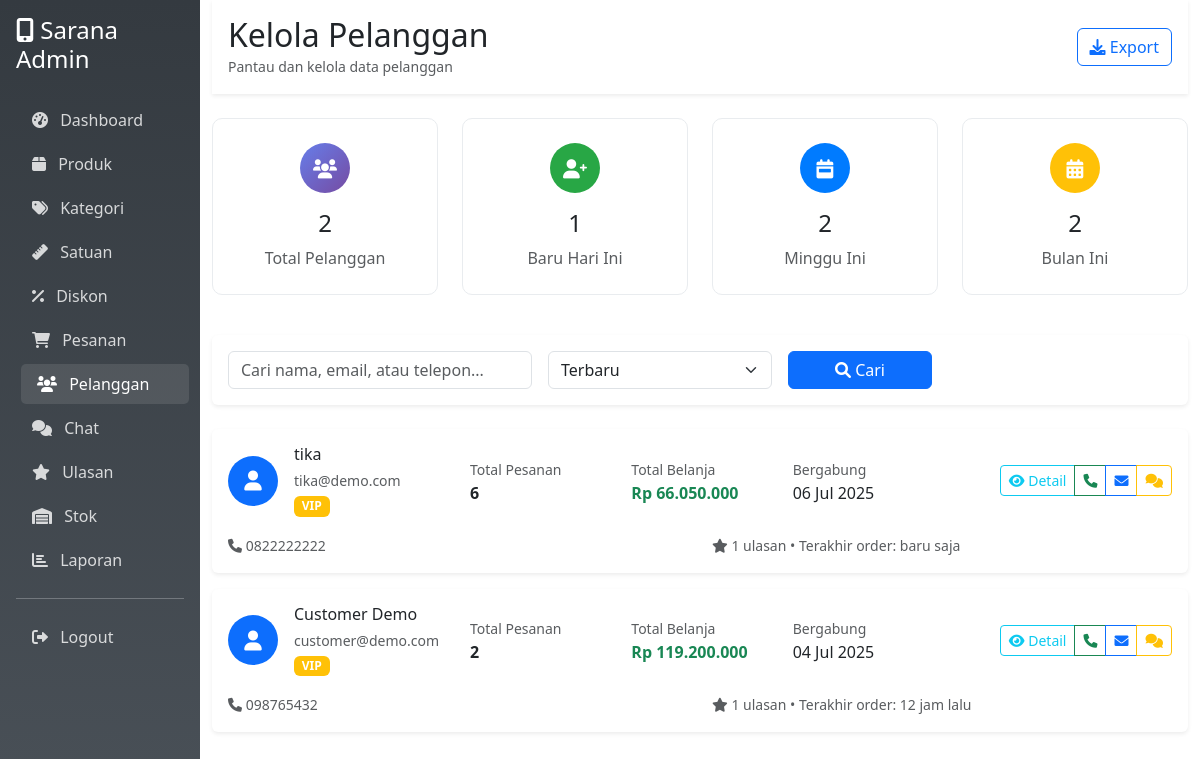
The page /admin/customers.php (signed in) on the database its author committed.
### tables this page shows
CREATE TABLE `users` (
  `id` int NOT NULL,
  `name` varchar(100) NOT NULL,
  `email` varchar(100) NOT NULL,
  `password` varchar(255) NOT NULL,
  `phone` varchar(20) DEFAULT NULL,
  `address` text,
  `birth_date` date DEFAULT NULL,
  `gender` enum('male','female') DEFAULT NULL,
  `last_login` timestamp NULL DEFAULT NULL,
  `role` enum('admin','customer') DEFAULT 'customer',
  `created_at` timestamp NULL DEFAULT CURRENT_TIMESTAMP
);

### config.php (called while the page is built, shortened)
<?php
function formatRupiah($amount) {
    return 'Rp ' . number_format($amount, 0, ',', '.');
}
function timeAgo($datetime) {
    $time = time() - strtotime($datetime);
    if ($time < 60) return 'baru saja';
    if ($time < 86400) return floor($time/3600) . ' jam lalu';
    return date('d M Y', strtotime($datetime));
}
?>

### admin/customers.php (the view, shortened to what this page needs)
<?php
require_once '../config.php';
$conn = getConnection();
$search = isset($_GET['search']) ? $_GET['search'] : '';
$sort = isset($_GET['sort']) ? $_GET['sort'] : 'newest';
$customers_query = "
    SELECT u.*,
           COUNT(DISTINCT o.id) as total_orders,
           COALESCE(SUM(CASE WHEN o.status != 'cancelled' THEN o.total_amount END), 0) as total_spent,
           COUNT(DISTINCT CASE WHEN o.status = 'delivered' THEN o.id END) as completed_orders,
           MAX(o.order_date) as last_order_date,
           COUNT(DISTINCT r.id) as total_reviews
    FROM users u
    LEFT JOIN orders o ON u.id = o.user_id
    LEFT JOIN reviews r ON u.id = r.user_id
    WHERE u.role = 'customer'
";
$customers_query .= " GROUP BY u.id, u.name, u.email, u.phone, u.address, u.created_at";
switch ($sort) {
    default:
        $customers_query .= " ORDER BY u.created_at DESC";
        break;
}
$customers_result = mysqli_query($conn, $customers_query);
$stats_query = "
    SELECT
        COUNT(*) as total_customers,
        COUNT(CASE WHEN DATE(created_at) = CURDATE() THEN 1 END) as new_today,
        COUNT(CASE WHEN DATE(created_at) >= DATE_SUB(CURDATE(), INTERVAL 7 DAY) THEN 1 END) as new_this_week,
        COUNT(CASE WHEN DATE(created_at) >= DATE_SUB(CURDATE(), INTERVAL 30 DAY) THEN 1 END) as new_this_month
    FROM users
    WHERE role = 'customer'
";
$stats_result = mysqli_query($conn, $stats_query);
$stats = mysqli_fetch_assoc($stats_result);
?>
<!DOCTYPE html>
<html lang="id">
<head>
    <link href="https://cdnjs.cloudflare.com/ajax/libs/bootstrap/5.3.0/css/bootstrap.min.css" rel="stylesheet">
    <link href="https://cdnjs.cloudflare.com/ajax/libs/font-awesome/6.0.0/css/all.min.css" rel="stylesheet">
</head>
<body>
    <div class="container-fluid">
        <div class="row">
            <div class="col-md-3 col-lg-2 sidebar p-0">
                <div class="p-3">
                    <h4 class="text-white mb-4">
                        <i class="fas fa-mobile-alt"></i> Sarana Admin
                    </h4>
                    <nav class="nav flex-column">
                        <a class="nav-link" href="dashboard.php">
                            <i class="fas fa-tachometer-alt me-2"></i> Dashboard
                        </a>
                        <a class="nav-link" href="products.php">
                            <i class="fas fa-box me-2"></i> Produk
                        </a>
                        <a class="nav-link" href="categories.php">
                            <i class="fas fa-tags me-2"></i> Kategori
                        </a>
                        <a class="nav-link" href="units.php">
                            <i class="fas fa-ruler me-2"></i> Satuan
                        </a>
                        <a class="nav-link" href="discounts.php">
                            <i class="fas fa-percent me-2"></i> Diskon
                        </a>
                        <a class="nav-link" href="orders.php">
                            <i class="fas fa-shopping-cart me-2"></i> Pesanan
                        </a>
                        <a class="nav-link active" href="customers.php">
                            <i class="fas fa-users me-2"></i> Pelanggan
                        </a>
                        <a class="nav-link" href="chats.php">
                            <i class="fas fa-comments me-2"></i> Chat
                        </a>
                        <a class="nav-link" href="reviews.php">
                            <i class="fas fa-star me-2"></i> Ulasan
                        </a>
                        <a class="nav-link" href="stock.php">
                            <i class="fas fa-warehouse me-2"></i> Stok
                        </a>
                        <a class="nav-link" href="reports.php">
                            <i class="fas fa-chart-bar me-2"></i> Laporan
                        </a>
                        <hr class="text-white">
                        <a class="nav-link" href="../logout.php">
                            <i class="fas fa-sign-out-alt me-2"></i> Logout
                        </a>
                    </nav>
                </div>
            </div>
            <div class="col-md-9 col-lg-10">
                <div class="bg-white shadow-sm p-3 mb-4">
                    <div class="d-flex justify-content-between align-items-center">
                        <div>
                            <h2 class="mb-0">Kelola Pelanggan</h2>
                            <small class="text-muted">Pantau dan kelola data pelanggan</small>
                        </div>
                        <div>
                            <button class="btn btn-outline-primary" onclick="exportCustomers()">
                                <i class="fas fa-download"></i> Export
                            </button>
                        </div>
                    </div>
                </div>
                <div class="row mb-4">
                    <div class="col-lg-3 col-md-6 mb-3">
                        <div class="stat-card">
                            <div class="stat-icon"
                                style="background: linear-gradient(135deg, #667eea 0%, #764ba2 100%);">
                                <i class="fas fa-users"></i>
                            </div>
                            <h4><?= number_format($stats['total_customers']) ?></h4>
                            <p class="text-muted mb-0">Total Pelanggan</p>
                        </div>
                    </div>
                    <div class="col-lg-3 col-md-6 mb-3">
                        <div class="stat-card">
                            <div class="stat-icon" style="background: #28a745;">
                                <i class="fas fa-user-plus"></i>
                            </div>
                            <h4><?= number_format($stats['new_today']) ?></h4>
                            <p class="text-muted mb-0">Baru Hari Ini</p>
                        </div>
                    </div>
                    <div class="col-lg-3 col-md-6 mb-3">
                        <div class="stat-card">
                            <div class="stat-icon" style="background: #007bff;">
                                <i class="fas fa-calendar-week"></i>
                            </div>
                            <h4><?= number_format($stats['new_this_week']) ?></h4>
                            <p class="text-muted mb-0">Minggu Ini</p>
                        </div>
                    </div>
                    <div class="col-lg-3 col-md-6 mb-3">
                        <div class="stat-card">
                            <div class="stat-icon" style="background: #ffc107;">
                                <i class="fas fa-calendar-alt"></i>
                            </div>
                            <h4><?= number_format($stats['new_this_month']) ?></h4>
                            <p class="text-muted mb-0">Bulan Ini</p>
                        </div>
                    </div>
                </div>
                <div class="card mb-4 border-0 shadow-sm">
                    <div class="card-body">
                        <form method="GET" class="row g-3">
                            <div class="col-md-4">
                                <input type="text" name="search" class="form-control"
                                    placeholder="Cari nama, email, atau telepon..."
                                    value="<?= htmlspecialchars($search) ?>">
                            </div>
                            <div class="col-md-3">
                                <select name="sort" class="form-select">
                                    <option value="newest" <?= $sort == 'newest' ? 'selected' : '' ?>>Terbaru</option>
                                </select>
                            </div>
                            <div class="col-md-2">
                                <button type="submit" class="btn btn-primary w-100">
                                    <i class="fas fa-search"></i> Cari
                                </button>
                            </div>
                        </form>
                    </div>
                </div>
                <div class="row">
                    <?php if (mysqli_num_rows($customers_result) > 0): ?>
                    <?php while ($customer = mysqli_fetch_assoc($customers_result)): ?>
                    <?php
                            $customer_type = 'regular';
                            if ($customer['total_spent'] >= 10000000) {
                                $customer_type = 'vip';
                            } elseif ($customer['total_orders'] >= 5) {
                                $customer_type = 'loyal';
                            } elseif (strtotime($customer['created_at']) > strtotime('-7 days')) {
                                $customer_type = 'new';
                            }
                            ?>
                    <div class="col-12 mb-3">
                        <div class="card customer-card <?= $customer_type ?> border-0 shadow-sm">
                            <div class="card-body">
                                <div class="row align-items-center">
                                    <div class="col-lg-3 col-md-4">
                                        <div class="d-flex align-items-center">
                                            <div class="avatar me-3">
                                                <div class="bg-primary text-white rounded-circle d-flex align-items-center justify-content-center"
                                                    style="width: 50px; height: 50px;">
                                                    <i class="fas fa-user fa-lg"></i>
                                                </div>
                                            </div>
                                            <div>
                                                <h6 class="mb-1"><?= $customer['name'] ?></h6>
                                                <small class="text-muted"><?= $customer['email'] ?></small>
                                                <?php if ($customer_type != 'regular'): ?>
                                                <br><span class="badge bg-<?=
                                                                $customer_type == 'vip' ? 'warning' :
                                                                ($customer_type == 'loyal' ? 'success' : 'primary')
                                                            ?>">
                                                    <?= strtoupper($customer_type) ?>
                                                </span>
                                                <?php endif; ?>
                                            </div>
                                        </div>
                                    </div>
                                    <div class="col-lg-2 col-md-3">
                                        <small class="text-muted">Total Pesanan</small>
                                        <div class="fw-bold"><?= $customer['total_orders'] ?></div>
                                    </div>
                                    <div class="col-lg-2 col-md-3">
                                        <small class="text-muted">Total Belanja</small>
                                        <div class="fw-bold text-success"><?= formatRupiah($customer['total_spent']) ?>
                                        </div>
                                    </div>
                                    <div class="col-lg-2 col-md-2">
                                        <small class="text-muted">Bergabung</small>
                                        <div><?= date('d M Y', strtotime($customer['created_at'])) ?></div>
                                    </div>
                                    <div class="col-lg-3 col-md-12 text-end">
                                        <div class="btn-group" role="group">
                                            <button class="btn btn-outline-info btn-sm"
                                                onclick="viewCustomerDetail(<?= $customer['id'] ?>)">
                                                <i class="fas fa-eye"></i> Detail
                                            </button>
                                            <a href="tel:<?= $customer['phone'] ?>"
                                                class="btn btn-outline-success btn-sm">
                                                <i class="fas fa-phone"></i>
                                            </a>
                                            <a href="mailto:<?= $customer['email'] ?>"
                                                class="btn btn-outline-primary btn-sm">
                                                <i class="fas fa-envelope"></i>
                                            </a>
                                            <a href="chats.php?user_id=<?= $customer['id'] ?>"
                                                class="btn btn-outline-warning btn-sm">
                                                <i class="fas fa-comments"></i>
                                            </a>
                                        </div>
                                    </div>
                                </div>
                                <div class="row mt-3">
                                    <div class="col-md-6">
                                        <small class="text-muted">
                                            <i class="fas fa-phone"></i> <?= $customer['phone'] ?>
                                        </small>
                                    </div>
                                    <div class="col-md-6">
                                        <small class="text-muted">
                                            <i class="fas fa-star"></i> <?= $customer['total_reviews'] ?> ulasan
                                            <?php if ($customer['last_order_date']): ?>
                                            • Terakhir order: <?= timeAgo($customer['last_order_date']) ?>
                                            <?php endif; ?>
                                        </small>
                                    </div>
                                </div>
                            </div>
                        </div>
                    </div>
                    <?php endwhile; ?>
                    <?php endif; ?>
                </div>
            </div>
        </div>
    </div>
</body>
</html>

### admin/customers.php (style rules this page uses)
.sidebar { min-height: 100vh; background: linear-gradient(180deg, #343a40 0%, #495057 100%); }
.sidebar .nav-link { color: rgba(255, 255, 255, 0.8); border-radius: 5px; margin: 2px 0; transition: all 0.3s; }
.sidebar .nav-link:hover, .sidebar .nav-link.active { color: white; background: rgba(255, 255, 255, 0.1); transform: translateX(5px); }
.customer-card { transition: transform 0.3s; border-left: 4px solid #e9ecef; }
.customer-card.vip { border-left-color: #ffc107; }
.stat-card { background: white; border-radius: 10px; padding: 1.5rem; text-align: center; transition: transform 0.3s; border: 1px solid #e9ecef; }
.stat-icon { width: 50px; height: 50px; border-radius: 50%; display: flex; align-items: center; justify-content: center; margin: 0 auto 1rem; font-size: 1.2rem; color: white; }

### rows shown on the page
users: name "tika", email "tika@demo.com", customer_type "VIP", total_orders "6", total_spent "Rp 66.050.000", created_at "06 Jul 2025", phone "0822222222", total_reviews "1", last_order_date "baru saja"
users: name "Customer Demo", email "customer@demo.com", customer_type "VIP", total_orders "2", total_spent "Rp 119.200.000", created_at "04 Jul 2025", phone "098765432", total_reviews "1", last_order_date "12 jam lalu"

### other values the page prints
$stats['total_customers'] "2"
$stats['new_today'] "1"
$stats['new_this_week'] "2"
$stats['new_this_month'] "2"
